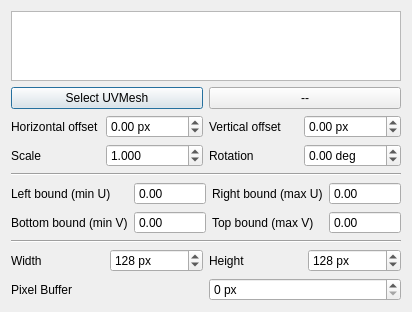
<?xml version="1.0" encoding="utf-8"?>
<ui version="4.0">
 <class>Dialog</class>
 <widget class="QDialog" name="Dialog">
  <property name="geometry">
   <rect>
    <x>0</x>
    <y>0</y>
    <width>400</width>
    <height>300</height>
   </rect>
  </property>
  <property name="windowTitle">
   <string>Dialog</string>
  </property>
  <layout class="QGridLayout" name="gridLayout">
   <item row="0" column="0">
    <widget class="QListWidget" name="UVMesh_list"/>
   </item>
   <item row="1" column="0">
    <layout class="QHBoxLayout" name="Mesh_layout">
     <item>
      <widget class="QPushButton" name="Add_mesh">
       <property name="text">
        <string>Select UVMesh</string>
       </property>
       <property name="checkable">
        <bool>true</bool>
       </property>
      </widget>
     </item>
     <item>
      <widget class="QPushButton" name="Remove_mesh">
       <property name="enabled">
        <bool>true</bool>
       </property>
       <property name="toolTip">
        <string>Removes the UVMesh that is selected in the list above</string>
       </property>
       <property name="text">
        <string>--</string>
       </property>
       <property name="checkable">
        <bool>false</bool>
       </property>
      </widget>
     </item>
    </layout>
   </item>
   <item row="2" column="0">
    <layout class="QGridLayout" name="gridLayout_2">
     <item row="0" column="0">
      <widget class="QLabel" name="Offset_horizontal_label">
       <property name="text">
        <string>Horizontal offset</string>
       </property>
      </widget>
     </item>
     <item row="0" column="1">
      <widget class="QDoubleSpinBox" name="Offset_horizontal">
       <property name="suffix">
        <string> px</string>
       </property>
       <property name="minimum">
        <double>-65536.000000000000000</double>
       </property>
       <property name="maximum">
        <double>65536.000000000000000</double>
       </property>
      </widget>
     </item>
     <item row="0" column="2">
      <widget class="QLabel" name="Offset_vertical_label">
       <property name="text">
        <string>Vertical offset</string>
       </property>
      </widget>
     </item>
     <item row="0" column="3">
      <widget class="QDoubleSpinBox" name="Offset_vertical">
       <property name="suffix">
        <string> px</string>
       </property>
       <property name="minimum">
        <double>-65536.000000000000000</double>
       </property>
       <property name="maximum">
        <double>65536.000000000000000</double>
       </property>
      </widget>
     </item>
     <item row="1" column="0">
      <widget class="QLabel" name="Scale_label">
       <property name="text">
        <string>Scale</string>
       </property>
      </widget>
     </item>
     <item row="1" column="1">
      <widget class="QDoubleSpinBox" name="Scale">
       <property name="decimals">
        <number>3</number>
       </property>
       <property name="maximum">
        <double>100000.000000000000000</double>
       </property>
       <property name="stepType">
        <enum>QAbstractSpinBox::StepType::AdaptiveDecimalStepType</enum>
       </property>
       <property name="value">
        <double>1.000000000000000</double>
       </property>
      </widget>
     </item>
     <item row="1" column="2">
      <widget class="QLabel" name="Rotation_label">
       <property name="text">
        <string>Rotation</string>
       </property>
      </widget>
     </item>
     <item row="1" column="3">
      <widget class="QDoubleSpinBox" name="Rotation">
       <property name="prefix">
        <string/>
       </property>
       <property name="suffix">
        <string> deg</string>
       </property>
       <property name="minimum">
        <double>-360.000000000000000</double>
       </property>
       <property name="maximum">
        <double>360.000000000000000</double>
       </property>
      </widget>
     </item>
    </layout>
   </item>
   <item row="3" column="0">
    <widget class="QFrame" name="line_1">
     <property name="frameShape">
      <enum>QFrame::Shape::HLine</enum>
     </property>
     <property name="frameShadow">
      <enum>QFrame::Shadow::Sunken</enum>
     </property>
    </widget>
   </item>
   <item row="4" column="0">
    <layout class="QGridLayout" name="gridLayout_3">
     <item row="0" column="0">
      <widget class="QLabel" name="Min_u_label">
       <property name="text">
        <string>Left bound (min U)</string>
       </property>
      </widget>
     </item>
     <item row="0" column="1">
      <widget class="QDoubleSpinBox" name="Min_u">
       <property name="readOnly">
        <bool>true</bool>
       </property>
       <property name="buttonSymbols">
        <enum>QAbstractSpinBox::ButtonSymbols::NoButtons</enum>
       </property>
       <property name="minimum">
        <double>-1000000000.000000000000000</double>
       </property>
       <property name="maximum">
        <double>1000000000.000000000000000</double>
       </property>
      </widget>
     </item>
     <item row="0" column="2">
      <widget class="QLabel" name="Max_u_label">
       <property name="text">
        <string>Right bound (max U)</string>
       </property>
      </widget>
     </item>
     <item row="0" column="3">
      <widget class="QDoubleSpinBox" name="Max_u">
       <property name="readOnly">
        <bool>true</bool>
       </property>
       <property name="buttonSymbols">
        <enum>QAbstractSpinBox::ButtonSymbols::NoButtons</enum>
       </property>
       <property name="minimum">
        <double>-1000000000.000000000000000</double>
       </property>
       <property name="maximum">
        <double>1000000000.000000000000000</double>
       </property>
      </widget>
     </item>
     <item row="1" column="0">
      <widget class="QLabel" name="Min_v_label">
       <property name="text">
        <string>Bottom bound (min V)</string>
       </property>
      </widget>
     </item>
     <item row="1" column="1">
      <widget class="QDoubleSpinBox" name="Min_v">
       <property name="readOnly">
        <bool>true</bool>
       </property>
       <property name="buttonSymbols">
        <enum>QAbstractSpinBox::ButtonSymbols::NoButtons</enum>
       </property>
       <property name="minimum">
        <double>-1000000000.000000000000000</double>
       </property>
       <property name="maximum">
        <double>1000000000.000000000000000</double>
       </property>
      </widget>
     </item>
     <item row="1" column="2">
      <widget class="QLabel" name="Max_v_label">
       <property name="text">
        <string>Top bound (max V)</string>
       </property>
      </widget>
     </item>
     <item row="1" column="3">
      <widget class="QDoubleSpinBox" name="Max_v">
       <property name="readOnly">
        <bool>true</bool>
       </property>
       <property name="buttonSymbols">
        <enum>QAbstractSpinBox::ButtonSymbols::NoButtons</enum>
       </property>
       <property name="minimum">
        <double>-1000000000.000000000000000</double>
       </property>
       <property name="maximum">
        <double>1000000000.000000000000000</double>
       </property>
      </widget>
     </item>
    </layout>
   </item>
   <item row="5" column="0">
    <widget class="QFrame" name="line_2">
     <property name="frameShape">
      <enum>QFrame::Shape::HLine</enum>
     </property>
     <property name="frameShadow">
      <enum>QFrame::Shadow::Sunken</enum>
     </property>
    </widget>
   </item>
   <item row="6" column="0">
    <layout class="QHBoxLayout" name="Resolution_layout">
     <item>
      <widget class="QLabel" name="Resolution_height_label">
       <property name="text">
        <string>Width</string>
       </property>
      </widget>
     </item>
     <item>
      <widget class="QSpinBox" name="Resolution_width">
       <property name="suffix">
        <string> px</string>
       </property>
       <property name="minimum">
        <number>1</number>
       </property>
       <property name="maximum">
        <number>65536</number>
       </property>
       <property name="stepType">
        <enum>QAbstractSpinBox::StepType::DefaultStepType</enum>
       </property>
       <property name="value">
        <number>128</number>
       </property>
      </widget>
     </item>
     <item>
      <widget class="QLabel" name="Resolution_width_label">
       <property name="text">
        <string>Height</string>
       </property>
      </widget>
     </item>
     <item>
      <widget class="QSpinBox" name="Resolution_height">
       <property name="suffix">
        <string> px</string>
       </property>
       <property name="prefix">
        <string/>
       </property>
       <property name="minimum">
        <number>1</number>
       </property>
       <property name="maximum">
        <number>65536</number>
       </property>
       <property name="value">
        <number>128</number>
       </property>
       <property name="displayIntegerBase">
        <number>10</number>
       </property>
      </widget>
     </item>
    </layout>
   </item>
   <item row="7" column="0">
    <layout class="QHBoxLayout" name="Buffer_layout">
     <item>
      <widget class="QLabel" name="Buffer_label">
       <property name="text">
        <string>Pixel Buffer</string>
       </property>
      </widget>
     </item>
     <item>
      <widget class="QSpinBox" name="Buffer">
       <property name="suffix">
        <string> px</string>
       </property>
       <property name="maximum">
        <number>256</number>
       </property>
      </widget>
     </item>
    </layout>
   </item>
  </layout>
 </widget>
 <resources/>
 <connections/>
</ui>
